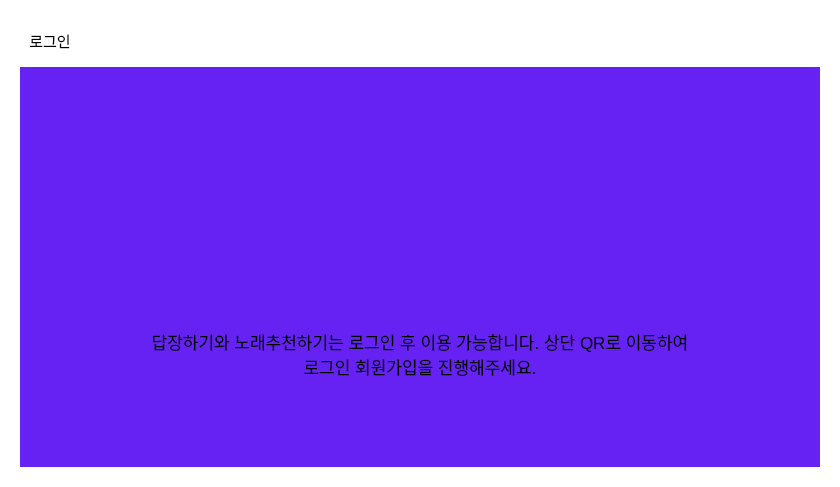
            <widget class="QWidget" name="page_login">
             <property name="styleSheet">
              <string notr="true">background-color:white;</string>
             </property>
             <layout class="QVBoxLayout" name="verticalLayout_35">
              <item alignment="Qt::AlignHCenter|Qt::AlignVCenter">
               <widget class="QFrame" name="frame_62">
                <property name="styleSheet">
                 <string notr="true">border:none;</string>
                </property>
                <property name="frameShape">
                 <enum>QFrame::StyledPanel</enum>
                </property>
                <property name="frameShadow">
                 <enum>QFrame::Raised</enum>
                </property>
                <layout class="QVBoxLayout" name="verticalLayout_36">
                 <item alignment="Qt::AlignBottom">
                  <widget class="QFrame" name="frame_85">
                   <property name="styleSheet">
                    <string notr="true">border:none;</string>
                   </property>
                   <property name="frameShape">
                    <enum>QFrame::StyledPanel</enum>
                   </property>
                   <property name="frameShadow">
                    <enum>QFrame::Raised</enum>
                   </property>
                   <layout class="QVBoxLayout" name="verticalLayout_62">
                    <item alignment="Qt::AlignLeft">
                     <widget class="QPushButton" name="pushButton_24">
                      <property name="font">
                       <font>
                        <pointsize>11</pointsize>
                       </font>
                      </property>
                      <property name="styleSheet">
                       <string notr="true">color:black;</string>
                      </property>
                      <property name="text">
                       <string>로그인</string>
                      </property>
                      <property name="flat">
                       <bool>true</bool>
                      </property>
                     </widget>
                    </item>
                   </layout>
                  </widget>
                 </item>
                 <item alignment="Qt::AlignHCenter|Qt::AlignTop">
                  <widget class="QFrame" name="frame_86">
                   <property name="minimumSize">
                    <size>
                     <width>800</width>
                     <height>400</height>
                    </size>
                   </property>
                   <property name="styleSheet">
                    <string notr="true">background-color:#6522F2;</string>
                   </property>
                   <property name="frameShape">
                    <enum>QFrame::StyledPanel</enum>
                   </property>
                   <property name="frameShadow">
                    <enum>QFrame::Raised</enum>
                   </property>
                   <layout class="QVBoxLayout" name="verticalLayout_61">
                    <property name="topMargin">
                     <number>30</number>
                    </property>
                    <property name="bottomMargin">
                     <number>30</number>
                    </property>
                    <item>
                     <widget class="QFrame" name="frame_87">
                      <property name="frameShape">
                       <enum>QFrame::StyledPanel</enum>
                      </property>
                      <property name="frameShadow">
                       <enum>QFrame::Raised</enum>
                      </property>
                      <layout class="QHBoxLayout" name="horizontalLayout_49">
                       <item>
                        <widget class="QLabel" name="label_25">
                         <property name="maximumSize">
                          <size>
                           <width>16777215</width>
                           <height>16777215</height>
                          </size>
                         </property>
                         <property name="font">
                          <font>
                           <pointsize>28</pointsize>
                          </font>
                         </property>
                         <property name="text">
                          <string/>
                         </property>
                         <property name="pixmap">
                          <pixmap>../resource/qr.png</pixmap>
                         </property>
                         <property name="alignment">
                          <set>Qt::AlignCenter</set>
                         </property>
                        </widget>
                       </item>
                      </layout>
                     </widget>
                    </item>
                    <item>
                     <widget class="QFrame" name="frame_88">
                      <property name="frameShape">
                       <enum>QFrame::StyledPanel</enum>
                      </property>
                      <property name="frameShadow">
                       <enum>QFrame::Raised</enum>
                      </property>
                      <layout class="QVBoxLayout" name="verticalLayout_60">
                       <property name="leftMargin">
                        <number>100</number>
                       </property>
                       <property name="rightMargin">
                        <number>100</number>
                       </property>
                       <item>
                        <widget class="QLabel" name="label_26">
                         <property name="minimumSize">
                          <size>
                           <width>430</width>
                           <height>0</height>
                          </size>
                         </property>
                         <property name="font">
                          <font>
                           <pointsize>13</pointsize>
                          </font>
                         </property>
                         <property name="text">
                          <string>답장하기와 노래추천하기는 로그인 후 이용 가능합니다. 상단 QR로 이동하여 로그인 회원가입을 진행해주세요.</string>
                         </property>
                         <property name="scaledContents">
                          <bool>false</bool>
                         </property>
                         <property name="alignment">
                          <set>Qt::AlignCenter</set>
                         </property>
                         <property name="wordWrap">
                          <bool>true</bool>
                         </property>
                        </widget>
                       </item>
                      </layout>
                     </widget>
                    </item>
                   </layout>
                  </widget>
                 </item>
                </layout>
               </widget>
              </item>
             </layout>
            </widget>
